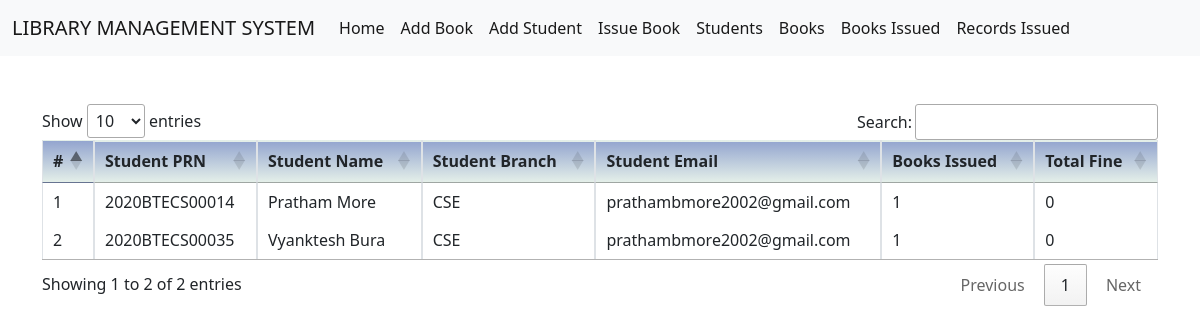
The page /students/ on the database its author committed.
### system/models.py (models this page shows, shortened)
class Students(models.Model):
    prn = models.CharField(unique=True,max_length=100)
    name = models.CharField(max_length=100)
    branch = models.CharField(max_length=100)
    email=models.EmailField(max_length=100)
    fine = models.IntegerField(default=0)
    books_issued = models.IntegerField(default=0)

### system/views.py (the view)
# urls.py: path('students/', views.students,name='students'),
def students(request):
    students = Students.objects.all().values()
    return render(request, 'system/students.html', {'students': students})

### system/templates/system/students.html (shortened to what this page needs)
{% extends 'system/base.html' %}
{% block body %}
<link href="https://cdn.datatables.net/1.10.15/css/jquery.dataTables.min.css" rel="stylesheet"/>
<div class="container mt-5">
<table id="myTable" class="table table-bordered" width="100%" cellspacing="0">
        <thead>
            <tr style="background-image: linear-gradient(#93A5CF , #E4EfE9);">
                <th>#</th>
                <th>Student PRN</th>
                <th>Student Name</th>
                <th>Student Branch</th>
                <th>Student Email</th>
                <th>Books Issued</th>
                <th>Total Fine</th>
            </tr>
        </thead>
        <tbody>
            {% for student in students %}
            <tr class="bg-white">
                <td class="bg-white">{{ forloop.counter }}</td>
                <td class="bg-white">{{ student.prn }}</td>
                <td class="bg-white">{{ student.name }}</td>
                <td class="bg-white">{{ student.branch }}</td>
                <td class="bg-white">{{ student.email }}</td>
                <td class="bg-white">{{ student.books_issued }}</td>
                <td class="bg-white">{{ student.fine }}</td>
            </tr>
            {% endfor %}
        </tbody>
    </table>
</div>
{% endblock body %}

### rows shown on the page
Students: prn "2020BTECS00014", name "Pratham More", branch "CSE", email "prathambmore2002@gmail.com", books_issued "1", fine "0"
Students: prn "2020BTECS00035", name "Vyanktesh Bura", branch "CSE", email "prathambmore2002@gmail.com", books_issued "1", fine "0"
